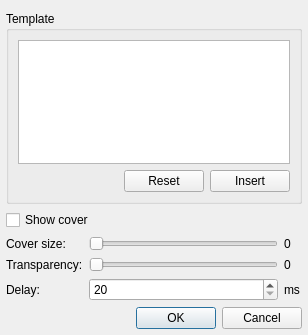
<?xml version="1.0" encoding="UTF-8"?>
<ui version="4.0">
 <class>PopupSettings</class>
 <widget class="QDialog" name="PopupSettings">
  <property name="geometry">
   <rect>
    <x>0</x>
    <y>0</y>
    <width>308</width>
    <height>335</height>
   </rect>
  </property>
  <property name="windowTitle">
   <string>Popup Information Settings</string>
  </property>
  <layout class="QGridLayout" name="gridLayout">
   <property name="leftMargin">
    <number>6</number>
   </property>
   <property name="rightMargin">
    <number>6</number>
   </property>
   <property name="bottomMargin">
    <number>6</number>
   </property>
   <item row="0" column="0" colspan="5">
    <widget class="QGroupBox" name="groupBox_3">
     <property name="title">
      <string>Template</string>
     </property>
     <layout class="QGridLayout" name="gridLayout_4">
      <item row="0" column="0" colspan="3">
       <widget class="QPlainTextEdit" name="textEdit">
        <property name="sizePolicy">
         <sizepolicy hsizetype="Preferred" vsizetype="Expanding">
          <horstretch>0</horstretch>
          <verstretch>0</verstretch>
         </sizepolicy>
        </property>
       </widget>
      </item>
      <item row="1" column="0">
       <spacer name="horizontalSpacer_2">
        <property name="orientation">
         <enum>Qt::Horizontal</enum>
        </property>
        <property name="sizeHint" stdset="0">
         <size>
          <width>138</width>
          <height>20</height>
         </size>
        </property>
       </spacer>
      </item>
      <item row="1" column="1">
       <widget class="QPushButton" name="resetButton">
        <property name="text">
         <string>Reset</string>
        </property>
       </widget>
      </item>
      <item row="1" column="2">
       <widget class="QPushButton" name="insertButton">
        <property name="text">
         <string>Insert</string>
        </property>
       </widget>
      </item>
     </layout>
    </widget>
   </item>
   <item row="1" column="0" colspan="5">
    <widget class="QCheckBox" name="coverCheckBox">
     <property name="text">
      <string>Show cover</string>
     </property>
    </widget>
   </item>
   <item row="2" column="4">
    <widget class="QLabel" name="coverSizeLabel">
     <property name="text">
      <string notr="true">0</string>
     </property>
    </widget>
   </item>
   <item row="2" column="0" colspan="3">
    <widget class="QLabel" name="label_5">
     <property name="text">
      <string>Cover size:</string>
     </property>
    </widget>
   </item>
   <item row="2" column="3">
    <widget class="QSlider" name="coverSizeSlider">
     <property name="minimum">
      <number>32</number>
     </property>
     <property name="maximum">
      <number>128</number>
     </property>
     <property name="singleStep">
      <number>1</number>
     </property>
     <property name="pageStep">
      <number>16</number>
     </property>
     <property name="orientation">
      <enum>Qt::Horizontal</enum>
     </property>
    </widget>
   </item>
   <item row="3" column="0" colspan="3">
    <widget class="QLabel" name="label_4">
     <property name="text">
      <string>Transparency:</string>
     </property>
    </widget>
   </item>
   <item row="3" column="3">
    <widget class="QSlider" name="transparencySlider">
     <property name="maximum">
      <number>90</number>
     </property>
     <property name="orientation">
      <enum>Qt::Horizontal</enum>
     </property>
    </widget>
   </item>
   <item row="3" column="4">
    <widget class="QLabel" name="transparencyLabel">
     <property name="minimumSize">
      <size>
       <width>18</width>
       <height>0</height>
      </size>
     </property>
     <property name="text">
      <string notr="true">0</string>
     </property>
    </widget>
   </item>
   <item row="5" column="0" colspan="3">
    <widget class="QLabel" name="label">
     <property name="text">
      <string>Delay:</string>
     </property>
    </widget>
   </item>
   <item row="5" column="3">
    <widget class="QSpinBox" name="delaySpinBox">
     <property name="minimum">
      <number>20</number>
     </property>
     <property name="maximum">
      <number>7000</number>
     </property>
     <property name="singleStep">
      <number>500</number>
     </property>
    </widget>
   </item>
   <item row="6" column="0" colspan="5">
    <widget class="QDialogButtonBox" name="buttonBox">
     <property name="sizePolicy">
      <sizepolicy hsizetype="Expanding" vsizetype="Fixed">
       <horstretch>0</horstretch>
       <verstretch>0</verstretch>
      </sizepolicy>
     </property>
     <property name="standardButtons">
      <set>QDialogButtonBox::Cancel|QDialogButtonBox::Ok</set>
     </property>
    </widget>
   </item>
   <item row="5" column="4">
    <widget class="QLabel" name="label_2">
     <property name="text">
      <string>ms</string>
     </property>
    </widget>
   </item>
  </layout>
 </widget>
 <resources/>
 <connections>
  <connection>
   <sender>buttonBox</sender>
   <signal>accepted()</signal>
   <receiver>PopupSettings</receiver>
   <slot>accept()</slot>
   <hints>
    <hint type="sourcelabel">
     <x>281</x>
     <y>286</y>
    </hint>
    <hint type="destinationlabel">
     <x>62</x>
     <y>299</y>
    </hint>
   </hints>
  </connection>
  <connection>
   <sender>buttonBox</sender>
   <signal>rejected()</signal>
   <receiver>PopupSettings</receiver>
   <slot>reject()</slot>
   <hints>
    <hint type="sourcelabel">
     <x>281</x>
     <y>286</y>
    </hint>
    <hint type="destinationlabel">
     <x>95</x>
     <y>299</y>
    </hint>
   </hints>
  </connection>
 </connections>
</ui>
